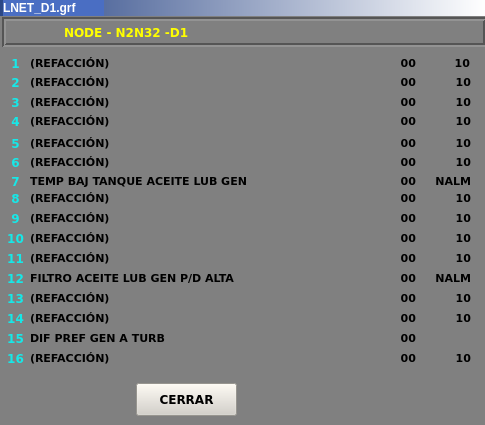
<?xml version="1.0" encoding="UTF-8"?>
<ui version="4.0">
 <class>Inet_DI_4</class>
 <widget class="QWidget" name="Inet_DI_4">
  <property name="geometry">
   <rect>
    <x>0</x>
    <y>0</y>
    <width>485</width>
    <height>425</height>
   </rect>
  </property>
  <property name="minimumSize">
   <size>
    <width>485</width>
    <height>425</height>
   </size>
  </property>
  <property name="maximumSize">
   <size>
    <width>485</width>
    <height>425</height>
   </size>
  </property>
  <property name="windowTitle">
   <string>Form</string>
  </property>
  <property name="styleSheet">
   <string notr="true">background-color: rgb(128, 128, 128);</string>
  </property>
  <widget class="QLabel" name="lbNum_9">
   <property name="geometry">
    <rect>
     <x>5</x>
     <y>210</y>
     <width>21</width>
     <height>16</height>
    </rect>
   </property>
   <property name="font">
    <font>
     <family>Verdana</family>
     <weight>75</weight>
     <bold>true</bold>
    </font>
   </property>
   <property name="styleSheet">
    <string notr="true">color: rgb(22, 232, 232);</string>
   </property>
   <property name="text">
    <string>9</string>
   </property>
   <property name="alignment">
    <set>Qt::AlignCenter</set>
   </property>
  </widget>
  <widget class="QLabel" name="lbNumDes_8">
   <property name="geometry">
    <rect>
     <x>381</x>
     <y>190</y>
     <width>35</width>
     <height>16</height>
    </rect>
   </property>
   <property name="font">
    <font>
     <family>Verdana</family>
     <pointsize>8</pointsize>
     <weight>75</weight>
     <bold>true</bold>
    </font>
   </property>
   <property name="text">
    <string>00</string>
   </property>
   <property name="alignment">
    <set>Qt::AlignRight|Qt::AlignTrailing|Qt::AlignVCenter</set>
   </property>
  </widget>
  <widget class="QLabel" name="lbTit_9">
   <property name="geometry">
    <rect>
     <x>30</x>
     <y>210</y>
     <width>340</width>
     <height>16</height>
    </rect>
   </property>
   <property name="font">
    <font>
     <family>Verdana</family>
     <pointsize>8</pointsize>
     <weight>75</weight>
     <bold>true</bold>
    </font>
   </property>
   <property name="text">
    <string>(REFACCIÓN) </string>
   </property>
  </widget>
  <widget class="QLabel" name="lbNumDes_3">
   <property name="geometry">
    <rect>
     <x>381</x>
     <y>94</y>
     <width>35</width>
     <height>16</height>
    </rect>
   </property>
   <property name="font">
    <font>
     <family>Verdana</family>
     <pointsize>8</pointsize>
     <weight>75</weight>
     <bold>true</bold>
    </font>
   </property>
   <property name="text">
    <string>00</string>
   </property>
   <property name="alignment">
    <set>Qt::AlignRight|Qt::AlignTrailing|Qt::AlignVCenter</set>
   </property>
  </widget>
  <widget class="QLabel" name="lbNumDes_1">
   <property name="geometry">
    <rect>
     <x>381</x>
     <y>55</y>
     <width>35</width>
     <height>16</height>
    </rect>
   </property>
   <property name="font">
    <font>
     <family>Verdana</family>
     <pointsize>8</pointsize>
     <weight>75</weight>
     <bold>true</bold>
    </font>
   </property>
   <property name="text">
    <string>00</string>
   </property>
   <property name="alignment">
    <set>Qt::AlignRight|Qt::AlignTrailing|Qt::AlignVCenter</set>
   </property>
  </widget>
  <widget class="QLabel" name="lbTit_2">
   <property name="geometry">
    <rect>
     <x>30</x>
     <y>74</y>
     <width>340</width>
     <height>16</height>
    </rect>
   </property>
   <property name="font">
    <font>
     <family>Verdana</family>
     <pointsize>8</pointsize>
     <weight>75</weight>
     <bold>true</bold>
    </font>
   </property>
   <property name="styleSheet">
    <string notr="true">background-color: rgba(255, 255, 255, 0);</string>
   </property>
   <property name="text">
    <string>(REFACCIÓN) </string>
   </property>
  </widget>
  <widget class="QLabel" name="lbUni_14">
   <property name="geometry">
    <rect>
     <x>420</x>
     <y>310</y>
     <width>51</width>
     <height>16</height>
    </rect>
   </property>
   <property name="font">
    <font>
     <family>Verdana</family>
     <pointsize>8</pointsize>
     <weight>75</weight>
     <bold>true</bold>
    </font>
   </property>
   <property name="styleSheet">
    <string notr="true"/>
   </property>
   <property name="text">
    <string>10</string>
   </property>
   <property name="alignment">
    <set>Qt::AlignRight|Qt::AlignTrailing|Qt::AlignVCenter</set>
   </property>
  </widget>
  <widget class="QLabel" name="lbNum_23">
   <property name="geometry">
    <rect>
     <x>5</x>
     <y>330</y>
     <width>21</width>
     <height>16</height>
    </rect>
   </property>
   <property name="font">
    <font>
     <family>Verdana</family>
     <weight>75</weight>
     <bold>true</bold>
    </font>
   </property>
   <property name="styleSheet">
    <string notr="true">color: rgb(22, 232, 232);</string>
   </property>
   <property name="text">
    <string>15</string>
   </property>
   <property name="alignment">
    <set>Qt::AlignCenter</set>
   </property>
  </widget>
  <widget class="QLabel" name="lbNum_2">
   <property name="geometry">
    <rect>
     <x>5</x>
     <y>74</y>
     <width>21</width>
     <height>16</height>
    </rect>
   </property>
   <property name="font">
    <font>
     <family>Verdana</family>
     <weight>75</weight>
     <bold>true</bold>
    </font>
   </property>
   <property name="styleSheet">
    <string notr="true">color: rgb(22, 232, 232);</string>
   </property>
   <property name="text">
    <string>2</string>
   </property>
   <property name="alignment">
    <set>Qt::AlignCenter</set>
   </property>
  </widget>
  <widget class="QLabel" name="lbUni_3">
   <property name="geometry">
    <rect>
     <x>420</x>
     <y>94</y>
     <width>51</width>
     <height>16</height>
    </rect>
   </property>
   <property name="font">
    <font>
     <family>Verdana</family>
     <pointsize>8</pointsize>
     <weight>75</weight>
     <bold>true</bold>
    </font>
   </property>
   <property name="styleSheet">
    <string notr="true"/>
   </property>
   <property name="text">
    <string>10</string>
   </property>
   <property name="alignment">
    <set>Qt::AlignRight|Qt::AlignTrailing|Qt::AlignVCenter</set>
   </property>
  </widget>
  <widget class="QPushButton" name="btCerrar">
   <property name="geometry">
    <rect>
     <x>136</x>
     <y>383</y>
     <width>101</width>
     <height>33</height>
    </rect>
   </property>
   <property name="font">
    <font>
     <family>Verdana</family>
     <pointsize>9</pointsize>
     <weight>75</weight>
     <bold>true</bold>
    </font>
   </property>
   <property name="styleSheet">
    <string notr="true">background-color: rgb(212, 208, 200);</string>
   </property>
   <property name="text">
    <string>CERRAR</string>
   </property>
  </widget>
  <widget class="QLabel" name="lbUni_19">
   <property name="geometry">
    <rect>
     <x>420</x>
     <y>350</y>
     <width>51</width>
     <height>16</height>
    </rect>
   </property>
   <property name="font">
    <font>
     <family>Verdana</family>
     <pointsize>8</pointsize>
     <weight>75</weight>
     <bold>true</bold>
    </font>
   </property>
   <property name="styleSheet">
    <string notr="true"/>
   </property>
   <property name="text">
    <string>10</string>
   </property>
   <property name="alignment">
    <set>Qt::AlignRight|Qt::AlignTrailing|Qt::AlignVCenter</set>
   </property>
  </widget>
  <widget class="QLabel" name="lbNum_21">
   <property name="geometry">
    <rect>
     <x>5</x>
     <y>350</y>
     <width>21</width>
     <height>16</height>
    </rect>
   </property>
   <property name="font">
    <font>
     <family>Verdana</family>
     <weight>75</weight>
     <bold>true</bold>
    </font>
   </property>
   <property name="styleSheet">
    <string notr="true">color: rgb(22, 232, 232);</string>
   </property>
   <property name="text">
    <string>16</string>
   </property>
   <property name="alignment">
    <set>Qt::AlignCenter</set>
   </property>
  </widget>
  <widget class="QLabel" name="lbTit_21">
   <property name="geometry">
    <rect>
     <x>30</x>
     <y>350</y>
     <width>340</width>
     <height>16</height>
    </rect>
   </property>
   <property name="font">
    <font>
     <family>Verdana</family>
     <pointsize>8</pointsize>
     <weight>75</weight>
     <bold>true</bold>
    </font>
   </property>
   <property name="text">
    <string>(REFACCIÓN) </string>
   </property>
  </widget>
  <widget class="QLabel" name="lbNumDes_20">
   <property name="geometry">
    <rect>
     <x>381</x>
     <y>350</y>
     <width>35</width>
     <height>16</height>
    </rect>
   </property>
   <property name="font">
    <font>
     <family>Verdana</family>
     <pointsize>8</pointsize>
     <weight>75</weight>
     <bold>true</bold>
    </font>
   </property>
   <property name="text">
    <string>00</string>
   </property>
   <property name="alignment">
    <set>Qt::AlignRight|Qt::AlignTrailing|Qt::AlignVCenter</set>
   </property>
  </widget>
  <widget class="QLabel" name="lbNum_6">
   <property name="geometry">
    <rect>
     <x>5</x>
     <y>154</y>
     <width>21</width>
     <height>16</height>
    </rect>
   </property>
   <property name="font">
    <font>
     <family>Verdana</family>
     <weight>75</weight>
     <bold>true</bold>
    </font>
   </property>
   <property name="styleSheet">
    <string notr="true">color: rgb(22, 232, 232);</string>
   </property>
   <property name="text">
    <string>6</string>
   </property>
   <property name="alignment">
    <set>Qt::AlignCenter</set>
   </property>
  </widget>
  <widget class="QLabel" name="lbTit_6">
   <property name="geometry">
    <rect>
     <x>30</x>
     <y>154</y>
     <width>340</width>
     <height>16</height>
    </rect>
   </property>
   <property name="font">
    <font>
     <family>Verdana</family>
     <pointsize>8</pointsize>
     <weight>75</weight>
     <bold>true</bold>
    </font>
   </property>
   <property name="text">
    <string>(REFACCIÓN) </string>
   </property>
  </widget>
  <widget class="QLabel" name="lbUni_9">
   <property name="geometry">
    <rect>
     <x>420</x>
     <y>210</y>
     <width>51</width>
     <height>16</height>
    </rect>
   </property>
   <property name="font">
    <font>
     <family>Verdana</family>
     <pointsize>8</pointsize>
     <weight>75</weight>
     <bold>true</bold>
    </font>
   </property>
   <property name="styleSheet">
    <string notr="true"/>
   </property>
   <property name="text">
    <string>10</string>
   </property>
   <property name="alignment">
    <set>Qt::AlignRight|Qt::AlignTrailing|Qt::AlignVCenter</set>
   </property>
  </widget>
  <widget class="QLabel" name="lbTit_3">
   <property name="geometry">
    <rect>
     <x>30</x>
     <y>94</y>
     <width>340</width>
     <height>16</height>
    </rect>
   </property>
   <property name="font">
    <font>
     <family>Verdana</family>
     <pointsize>8</pointsize>
     <weight>75</weight>
     <bold>true</bold>
    </font>
   </property>
   <property name="styleSheet">
    <string notr="true">background-color: rgba(255, 255, 255, 0);</string>
   </property>
   <property name="text">
    <string>(REFACCIÓN) </string>
   </property>
  </widget>
  <widget class="QLabel" name="lbNumDes_11">
   <property name="geometry">
    <rect>
     <x>381</x>
     <y>250</y>
     <width>35</width>
     <height>16</height>
    </rect>
   </property>
   <property name="font">
    <font>
     <family>Verdana</family>
     <pointsize>8</pointsize>
     <weight>75</weight>
     <bold>true</bold>
    </font>
   </property>
   <property name="text">
    <string>00</string>
   </property>
   <property name="alignment">
    <set>Qt::AlignRight|Qt::AlignTrailing|Qt::AlignVCenter</set>
   </property>
  </widget>
  <widget class="QLabel" name="lbNumDes_10">
   <property name="geometry">
    <rect>
     <x>381</x>
     <y>230</y>
     <width>35</width>
     <height>16</height>
    </rect>
   </property>
   <property name="font">
    <font>
     <family>Verdana</family>
     <pointsize>8</pointsize>
     <weight>75</weight>
     <bold>true</bold>
    </font>
   </property>
   <property name="text">
    <string>00</string>
   </property>
   <property name="alignment">
    <set>Qt::AlignRight|Qt::AlignTrailing|Qt::AlignVCenter</set>
   </property>
  </widget>
  <widget class="QLabel" name="lbNum_18">
   <property name="geometry">
    <rect>
     <x>5</x>
     <y>310</y>
     <width>21</width>
     <height>16</height>
    </rect>
   </property>
   <property name="font">
    <font>
     <family>Verdana</family>
     <weight>75</weight>
     <bold>true</bold>
    </font>
   </property>
   <property name="styleSheet">
    <string notr="true">color: rgb(22, 232, 232);</string>
   </property>
   <property name="text">
    <string>14</string>
   </property>
   <property name="alignment">
    <set>Qt::AlignCenter</set>
   </property>
  </widget>
  <widget class="QLabel" name="lbNumDes_7">
   <property name="geometry">
    <rect>
     <x>381</x>
     <y>173</y>
     <width>35</width>
     <height>16</height>
    </rect>
   </property>
   <property name="font">
    <font>
     <family>Verdana</family>
     <pointsize>8</pointsize>
     <weight>75</weight>
     <bold>true</bold>
    </font>
   </property>
   <property name="text">
    <string>00</string>
   </property>
   <property name="alignment">
    <set>Qt::AlignRight|Qt::AlignTrailing|Qt::AlignVCenter</set>
   </property>
  </widget>
  <widget class="QLabel" name="lbNum_7">
   <property name="geometry">
    <rect>
     <x>5</x>
     <y>173</y>
     <width>21</width>
     <height>16</height>
    </rect>
   </property>
   <property name="font">
    <font>
     <family>Verdana</family>
     <weight>75</weight>
     <bold>true</bold>
    </font>
   </property>
   <property name="styleSheet">
    <string notr="true">color: rgb(22, 232, 232);</string>
   </property>
   <property name="text">
    <string>7</string>
   </property>
   <property name="alignment">
    <set>Qt::AlignCenter</set>
   </property>
  </widget>
  <widget class="QLabel" name="lbTit_7">
   <property name="geometry">
    <rect>
     <x>30</x>
     <y>173</y>
     <width>340</width>
     <height>16</height>
    </rect>
   </property>
   <property name="font">
    <font>
     <family>Verdana</family>
     <pointsize>8</pointsize>
     <weight>75</weight>
     <bold>true</bold>
    </font>
   </property>
   <property name="text">
    <string>TEMP BAJ TANQUE ACEITE LUB GEN</string>
   </property>
  </widget>
  <widget class="QLabel" name="lbUni_11">
   <property name="geometry">
    <rect>
     <x>420</x>
     <y>250</y>
     <width>51</width>
     <height>16</height>
    </rect>
   </property>
   <property name="font">
    <font>
     <family>Verdana</family>
     <pointsize>8</pointsize>
     <weight>75</weight>
     <bold>true</bold>
    </font>
   </property>
   <property name="styleSheet">
    <string notr="true"/>
   </property>
   <property name="text">
    <string>10</string>
   </property>
   <property name="alignment">
    <set>Qt::AlignRight|Qt::AlignTrailing|Qt::AlignVCenter</set>
   </property>
  </widget>
  <widget class="QLabel" name="lbNum_8">
   <property name="geometry">
    <rect>
     <x>5</x>
     <y>190</y>
     <width>21</width>
     <height>16</height>
    </rect>
   </property>
   <property name="font">
    <font>
     <family>Verdana</family>
     <weight>75</weight>
     <bold>true</bold>
    </font>
   </property>
   <property name="styleSheet">
    <string notr="true">color: rgb(22, 232, 232);</string>
   </property>
   <property name="text">
    <string>8</string>
   </property>
   <property name="alignment">
    <set>Qt::AlignCenter</set>
   </property>
  </widget>
  <widget class="QLabel" name="lbTit_1">
   <property name="geometry">
    <rect>
     <x>30</x>
     <y>55</y>
     <width>340</width>
     <height>16</height>
    </rect>
   </property>
   <property name="font">
    <font>
     <family>Verdana</family>
     <pointsize>8</pointsize>
     <weight>75</weight>
     <bold>true</bold>
    </font>
   </property>
   <property name="styleSheet">
    <string notr="true">background-color: rgba(255, 255, 255, 0);</string>
   </property>
   <property name="text">
    <string>(REFACCIÓN) </string>
   </property>
  </widget>
  <widget class="QLabel" name="lbNumDes_12">
   <property name="geometry">
    <rect>
     <x>381</x>
     <y>270</y>
     <width>35</width>
     <height>16</height>
    </rect>
   </property>
   <property name="font">
    <font>
     <family>Verdana</family>
     <pointsize>8</pointsize>
     <weight>75</weight>
     <bold>true</bold>
    </font>
   </property>
   <property name="text">
    <string>00</string>
   </property>
   <property name="alignment">
    <set>Qt::AlignRight|Qt::AlignTrailing|Qt::AlignVCenter</set>
   </property>
  </widget>
  <widget class="QLabel" name="lbNum_11">
   <property name="geometry">
    <rect>
     <x>5</x>
     <y>250</y>
     <width>21</width>
     <height>16</height>
    </rect>
   </property>
   <property name="font">
    <font>
     <family>Verdana</family>
     <weight>75</weight>
     <bold>true</bold>
    </font>
   </property>
   <property name="styleSheet">
    <string notr="true">color: rgb(22, 232, 232);</string>
   </property>
   <property name="text">
    <string>11</string>
   </property>
   <property name="alignment">
    <set>Qt::AlignCenter</set>
   </property>
  </widget>
  <widget class="QLabel" name="lbNum_4">
   <property name="geometry">
    <rect>
     <x>5</x>
     <y>113</y>
     <width>21</width>
     <height>16</height>
    </rect>
   </property>
   <property name="font">
    <font>
     <family>Verdana</family>
     <weight>75</weight>
     <bold>true</bold>
    </font>
   </property>
   <property name="styleSheet">
    <string notr="true">color: rgb(22, 232, 232);</string>
   </property>
   <property name="text">
    <string>4</string>
   </property>
   <property name="alignment">
    <set>Qt::AlignCenter</set>
   </property>
  </widget>
  <widget class="QLabel" name="lbTit_11">
   <property name="geometry">
    <rect>
     <x>30</x>
     <y>250</y>
     <width>340</width>
     <height>16</height>
    </rect>
   </property>
   <property name="font">
    <font>
     <family>Verdana</family>
     <pointsize>8</pointsize>
     <weight>75</weight>
     <bold>true</bold>
    </font>
   </property>
   <property name="text">
    <string>(REFACCIÓN) </string>
   </property>
  </widget>
  <widget class="QFrame" name="frame_2">
   <property name="geometry">
    <rect>
     <x>0</x>
     <y>0</y>
     <width>485</width>
     <height>16</height>
    </rect>
   </property>
   <property name="styleSheet">
    <string notr="true">background-color: qlineargradient(spread:pad, x1:0, y1:0, x2:1, y2:0, stop:0 rgba(43, 71, 134, 255), stop:1 rgba(255, 255, 255, 255));</string>
   </property>
   <property name="frameShape">
    <enum>QFrame::Panel</enum>
   </property>
   <property name="frameShadow">
    <enum>QFrame::Raised</enum>
   </property>
   <property name="lineWidth">
    <number>0</number>
   </property>
   <widget class="QLabel" name="lbIP">
    <property name="geometry">
     <rect>
      <x>3</x>
      <y>0</y>
      <width>101</width>
      <height>16</height>
     </rect>
    </property>
    <property name="font">
     <font>
      <pointsize>9</pointsize>
      <weight>75</weight>
      <bold>true</bold>
     </font>
    </property>
    <property name="styleSheet">
     <string notr="true">background-color: rgb(74, 110, 195);
background-color: rgb(74, 110, 195);
color: rgb(255, 255, 255);</string>
    </property>
    <property name="text">
     <string>LNET_D1.grf</string>
    </property>
   </widget>
  </widget>
  <widget class="QLabel" name="lbNum_20">
   <property name="geometry">
    <rect>
     <x>5</x>
     <y>290</y>
     <width>21</width>
     <height>16</height>
    </rect>
   </property>
   <property name="font">
    <font>
     <family>Verdana</family>
     <weight>75</weight>
     <bold>true</bold>
    </font>
   </property>
   <property name="styleSheet">
    <string notr="true">color: rgb(22, 232, 232);</string>
   </property>
   <property name="text">
    <string>13</string>
   </property>
   <property name="alignment">
    <set>Qt::AlignCenter</set>
   </property>
  </widget>
  <widget class="QLabel" name="lbTit_18">
   <property name="geometry">
    <rect>
     <x>30</x>
     <y>330</y>
     <width>340</width>
     <height>16</height>
    </rect>
   </property>
   <property name="font">
    <font>
     <family>Verdana</family>
     <pointsize>8</pointsize>
     <weight>75</weight>
     <bold>true</bold>
    </font>
   </property>
   <property name="text">
    <string>DIF PREF GEN A TURB</string>
   </property>
  </widget>
  <widget class="QLabel" name="lbUni_6">
   <property name="geometry">
    <rect>
     <x>420</x>
     <y>154</y>
     <width>51</width>
     <height>16</height>
    </rect>
   </property>
   <property name="font">
    <font>
     <family>Verdana</family>
     <pointsize>8</pointsize>
     <weight>75</weight>
     <bold>true</bold>
    </font>
   </property>
   <property name="styleSheet">
    <string notr="true"/>
   </property>
   <property name="text">
    <string>10</string>
   </property>
   <property name="alignment">
    <set>Qt::AlignRight|Qt::AlignTrailing|Qt::AlignVCenter</set>
   </property>
  </widget>
  <widget class="QLabel" name="lbUni_7">
   <property name="geometry">
    <rect>
     <x>420</x>
     <y>173</y>
     <width>51</width>
     <height>16</height>
    </rect>
   </property>
   <property name="font">
    <font>
     <family>Verdana</family>
     <pointsize>8</pointsize>
     <weight>75</weight>
     <bold>true</bold>
    </font>
   </property>
   <property name="styleSheet">
    <string notr="true"/>
   </property>
   <property name="text">
    <string>NALM</string>
   </property>
   <property name="alignment">
    <set>Qt::AlignRight|Qt::AlignTrailing|Qt::AlignVCenter</set>
   </property>
  </widget>
  <widget class="QLabel" name="lbNum_10">
   <property name="geometry">
    <rect>
     <x>5</x>
     <y>230</y>
     <width>21</width>
     <height>16</height>
    </rect>
   </property>
   <property name="font">
    <font>
     <family>Verdana</family>
     <weight>75</weight>
     <bold>true</bold>
    </font>
   </property>
   <property name="styleSheet">
    <string notr="true">color: rgb(22, 232, 232);</string>
   </property>
   <property name="text">
    <string>10</string>
   </property>
   <property name="alignment">
    <set>Qt::AlignCenter</set>
   </property>
  </widget>
  <widget class="QLabel" name="lbUni_4">
   <property name="geometry">
    <rect>
     <x>420</x>
     <y>113</y>
     <width>51</width>
     <height>16</height>
    </rect>
   </property>
   <property name="font">
    <font>
     <family>Verdana</family>
     <pointsize>8</pointsize>
     <weight>75</weight>
     <bold>true</bold>
    </font>
   </property>
   <property name="styleSheet">
    <string notr="true"/>
   </property>
   <property name="text">
    <string>10</string>
   </property>
   <property name="alignment">
    <set>Qt::AlignRight|Qt::AlignTrailing|Qt::AlignVCenter</set>
   </property>
  </widget>
  <widget class="QLabel" name="lbNum_12">
   <property name="geometry">
    <rect>
     <x>5</x>
     <y>270</y>
     <width>21</width>
     <height>16</height>
    </rect>
   </property>
   <property name="font">
    <font>
     <family>Verdana</family>
     <weight>75</weight>
     <bold>true</bold>
    </font>
   </property>
   <property name="styleSheet">
    <string notr="true">color: rgb(22, 232, 232);</string>
   </property>
   <property name="text">
    <string>12</string>
   </property>
   <property name="alignment">
    <set>Qt::AlignCenter</set>
   </property>
  </widget>
  <widget class="QLabel" name="lbTit_4">
   <property name="geometry">
    <rect>
     <x>30</x>
     <y>113</y>
     <width>340</width>
     <height>16</height>
    </rect>
   </property>
   <property name="font">
    <font>
     <family>Verdana</family>
     <pointsize>8</pointsize>
     <weight>75</weight>
     <bold>true</bold>
    </font>
   </property>
   <property name="text">
    <string>(REFACCIÓN) </string>
   </property>
  </widget>
  <widget class="QLabel" name="lbNumDes_17">
   <property name="geometry">
    <rect>
     <x>381</x>
     <y>290</y>
     <width>35</width>
     <height>16</height>
    </rect>
   </property>
   <property name="font">
    <font>
     <family>Verdana</family>
     <pointsize>8</pointsize>
     <weight>75</weight>
     <bold>true</bold>
    </font>
   </property>
   <property name="text">
    <string>00</string>
   </property>
   <property name="alignment">
    <set>Qt::AlignRight|Qt::AlignTrailing|Qt::AlignVCenter</set>
   </property>
  </widget>
  <widget class="QLabel" name="lbNumDes_18">
   <property name="geometry">
    <rect>
     <x>381</x>
     <y>330</y>
     <width>35</width>
     <height>16</height>
    </rect>
   </property>
   <property name="font">
    <font>
     <family>Verdana</family>
     <pointsize>8</pointsize>
     <weight>75</weight>
     <bold>true</bold>
    </font>
   </property>
   <property name="text">
    <string>00</string>
   </property>
   <property name="alignment">
    <set>Qt::AlignRight|Qt::AlignTrailing|Qt::AlignVCenter</set>
   </property>
  </widget>
  <widget class="QLabel" name="lbTit_5">
   <property name="geometry">
    <rect>
     <x>30</x>
     <y>135</y>
     <width>340</width>
     <height>16</height>
    </rect>
   </property>
   <property name="font">
    <font>
     <family>Verdana</family>
     <pointsize>8</pointsize>
     <weight>75</weight>
     <bold>true</bold>
    </font>
   </property>
   <property name="text">
    <string>(REFACCIÓN) </string>
   </property>
  </widget>
  <widget class="QLabel" name="lbNumDes_2">
   <property name="geometry">
    <rect>
     <x>381</x>
     <y>74</y>
     <width>35</width>
     <height>16</height>
    </rect>
   </property>
   <property name="font">
    <font>
     <family>Verdana</family>
     <pointsize>8</pointsize>
     <weight>75</weight>
     <bold>true</bold>
    </font>
   </property>
   <property name="text">
    <string>00</string>
   </property>
   <property name="alignment">
    <set>Qt::AlignRight|Qt::AlignTrailing|Qt::AlignVCenter</set>
   </property>
  </widget>
  <widget class="QLabel" name="lbNumDes_4">
   <property name="geometry">
    <rect>
     <x>381</x>
     <y>113</y>
     <width>35</width>
     <height>16</height>
    </rect>
   </property>
   <property name="font">
    <font>
     <family>Verdana</family>
     <pointsize>8</pointsize>
     <weight>75</weight>
     <bold>true</bold>
    </font>
   </property>
   <property name="text">
    <string>00</string>
   </property>
   <property name="alignment">
    <set>Qt::AlignRight|Qt::AlignTrailing|Qt::AlignVCenter</set>
   </property>
  </widget>
  <widget class="QLabel" name="lbTit_8">
   <property name="geometry">
    <rect>
     <x>30</x>
     <y>190</y>
     <width>340</width>
     <height>16</height>
    </rect>
   </property>
   <property name="font">
    <font>
     <family>Verdana</family>
     <pointsize>8</pointsize>
     <weight>75</weight>
     <bold>true</bold>
    </font>
   </property>
   <property name="text">
    <string>(REFACCIÓN) </string>
   </property>
  </widget>
  <widget class="QLabel" name="lbNumDes_6">
   <property name="geometry">
    <rect>
     <x>381</x>
     <y>154</y>
     <width>35</width>
     <height>16</height>
    </rect>
   </property>
   <property name="font">
    <font>
     <family>Verdana</family>
     <pointsize>8</pointsize>
     <weight>75</weight>
     <bold>true</bold>
    </font>
   </property>
   <property name="text">
    <string>00</string>
   </property>
   <property name="alignment">
    <set>Qt::AlignRight|Qt::AlignTrailing|Qt::AlignVCenter</set>
   </property>
  </widget>
  <widget class="QLabel" name="lbTit_10">
   <property name="geometry">
    <rect>
     <x>30</x>
     <y>230</y>
     <width>340</width>
     <height>16</height>
    </rect>
   </property>
   <property name="font">
    <font>
     <family>Verdana</family>
     <pointsize>8</pointsize>
     <weight>75</weight>
     <bold>true</bold>
    </font>
   </property>
   <property name="text">
    <string>(REFACCIÓN) </string>
   </property>
  </widget>
  <widget class="QLabel" name="lbNum_3">
   <property name="geometry">
    <rect>
     <x>5</x>
     <y>94</y>
     <width>21</width>
     <height>16</height>
    </rect>
   </property>
   <property name="font">
    <font>
     <family>Verdana</family>
     <weight>75</weight>
     <bold>true</bold>
    </font>
   </property>
   <property name="styleSheet">
    <string notr="true">color: rgb(22, 232, 232);</string>
   </property>
   <property name="text">
    <string>3</string>
   </property>
   <property name="alignment">
    <set>Qt::AlignCenter</set>
   </property>
  </widget>
  <widget class="QLabel" name="lbUni_2">
   <property name="geometry">
    <rect>
     <x>420</x>
     <y>74</y>
     <width>51</width>
     <height>16</height>
    </rect>
   </property>
   <property name="font">
    <font>
     <family>Verdana</family>
     <pointsize>8</pointsize>
     <weight>75</weight>
     <bold>true</bold>
    </font>
   </property>
   <property name="styleSheet">
    <string notr="true"/>
   </property>
   <property name="text">
    <string>10</string>
   </property>
   <property name="alignment">
    <set>Qt::AlignRight|Qt::AlignTrailing|Qt::AlignVCenter</set>
   </property>
  </widget>
  <widget class="QFrame" name="frame">
   <property name="geometry">
    <rect>
     <x>2</x>
     <y>17</y>
     <width>485</width>
     <height>30</height>
    </rect>
   </property>
   <property name="styleSheet">
    <string notr="true">border-color: rgb(255, 255, 255);</string>
   </property>
   <property name="frameShape">
    <enum>QFrame::Box</enum>
   </property>
   <property name="frameShadow">
    <enum>QFrame::Sunken</enum>
   </property>
   <property name="lineWidth">
    <number>2</number>
   </property>
   <widget class="QLabel" name="label_2">
    <property name="geometry">
     <rect>
      <x>62</x>
      <y>4</y>
      <width>400</width>
      <height>22</height>
     </rect>
    </property>
    <property name="font">
     <font>
      <family>Verdana</family>
      <pointsize>9</pointsize>
      <weight>75</weight>
      <bold>true</bold>
     </font>
    </property>
    <property name="styleSheet">
     <string notr="true">color: rgb(255, 255, 0);</string>
    </property>
    <property name="text">
     <string>NODE - N2N32 -D1</string>
    </property>
   </widget>
  </widget>
  <widget class="QLabel" name="lbUni_10">
   <property name="geometry">
    <rect>
     <x>420</x>
     <y>230</y>
     <width>51</width>
     <height>16</height>
    </rect>
   </property>
   <property name="font">
    <font>
     <family>Verdana</family>
     <pointsize>8</pointsize>
     <weight>75</weight>
     <bold>true</bold>
    </font>
   </property>
   <property name="styleSheet">
    <string notr="true"/>
   </property>
   <property name="text">
    <string>10</string>
   </property>
   <property name="alignment">
    <set>Qt::AlignRight|Qt::AlignTrailing|Qt::AlignVCenter</set>
   </property>
  </widget>
  <widget class="QLabel" name="lbUni_17">
   <property name="geometry">
    <rect>
     <x>420</x>
     <y>330</y>
     <width>51</width>
     <height>16</height>
    </rect>
   </property>
   <property name="font">
    <font>
     <family>Verdana</family>
     <pointsize>8</pointsize>
     <weight>75</weight>
     <bold>true</bold>
    </font>
   </property>
   <property name="styleSheet">
    <string notr="true"/>
   </property>
   <property name="text">
    <string/>
   </property>
   <property name="alignment">
    <set>Qt::AlignRight|Qt::AlignTrailing|Qt::AlignVCenter</set>
   </property>
  </widget>
  <widget class="QLabel" name="lbUni_8">
   <property name="geometry">
    <rect>
     <x>420</x>
     <y>190</y>
     <width>51</width>
     <height>16</height>
    </rect>
   </property>
   <property name="font">
    <font>
     <family>Verdana</family>
     <pointsize>8</pointsize>
     <weight>75</weight>
     <bold>true</bold>
    </font>
   </property>
   <property name="styleSheet">
    <string notr="true"/>
   </property>
   <property name="text">
    <string>10</string>
   </property>
   <property name="alignment">
    <set>Qt::AlignRight|Qt::AlignTrailing|Qt::AlignVCenter</set>
   </property>
  </widget>
  <widget class="QLabel" name="lbNumDes_9">
   <property name="geometry">
    <rect>
     <x>381</x>
     <y>210</y>
     <width>35</width>
     <height>16</height>
    </rect>
   </property>
   <property name="font">
    <font>
     <family>Verdana</family>
     <pointsize>8</pointsize>
     <weight>75</weight>
     <bold>true</bold>
    </font>
   </property>
   <property name="text">
    <string>00</string>
   </property>
   <property name="alignment">
    <set>Qt::AlignRight|Qt::AlignTrailing|Qt::AlignVCenter</set>
   </property>
  </widget>
  <widget class="QLabel" name="lbTit_12">
   <property name="geometry">
    <rect>
     <x>30</x>
     <y>270</y>
     <width>340</width>
     <height>16</height>
    </rect>
   </property>
   <property name="font">
    <font>
     <family>Verdana</family>
     <pointsize>8</pointsize>
     <weight>75</weight>
     <bold>true</bold>
    </font>
   </property>
   <property name="text">
    <string>FILTRO ACEITE LUB GEN P/D ALTA</string>
   </property>
  </widget>
  <widget class="QLabel" name="lbTit_13">
   <property name="geometry">
    <rect>
     <x>30</x>
     <y>310</y>
     <width>340</width>
     <height>16</height>
    </rect>
   </property>
   <property name="font">
    <font>
     <family>Verdana</family>
     <pointsize>8</pointsize>
     <weight>75</weight>
     <bold>true</bold>
    </font>
   </property>
   <property name="text">
    <string>(REFACCIÓN) </string>
   </property>
  </widget>
  <widget class="QLabel" name="lbUni_1">
   <property name="geometry">
    <rect>
     <x>420</x>
     <y>55</y>
     <width>50</width>
     <height>16</height>
    </rect>
   </property>
   <property name="font">
    <font>
     <family>Verdana</family>
     <pointsize>8</pointsize>
     <weight>75</weight>
     <bold>true</bold>
    </font>
   </property>
   <property name="styleSheet">
    <string notr="true"/>
   </property>
   <property name="text">
    <string>10</string>
   </property>
   <property name="alignment">
    <set>Qt::AlignRight|Qt::AlignTrailing|Qt::AlignVCenter</set>
   </property>
  </widget>
  <widget class="QLabel" name="lbNum_5">
   <property name="geometry">
    <rect>
     <x>5</x>
     <y>135</y>
     <width>21</width>
     <height>16</height>
    </rect>
   </property>
   <property name="font">
    <font>
     <family>Verdana</family>
     <weight>75</weight>
     <bold>true</bold>
    </font>
   </property>
   <property name="styleSheet">
    <string notr="true">color: rgb(22, 232, 232);</string>
   </property>
   <property name="text">
    <string>5</string>
   </property>
   <property name="alignment">
    <set>Qt::AlignCenter</set>
   </property>
  </widget>
  <widget class="QLabel" name="lbUni_5">
   <property name="geometry">
    <rect>
     <x>420</x>
     <y>135</y>
     <width>51</width>
     <height>16</height>
    </rect>
   </property>
   <property name="font">
    <font>
     <family>Verdana</family>
     <pointsize>8</pointsize>
     <weight>75</weight>
     <bold>true</bold>
    </font>
   </property>
   <property name="styleSheet">
    <string notr="true"/>
   </property>
   <property name="text">
    <string>10</string>
   </property>
   <property name="alignment">
    <set>Qt::AlignRight|Qt::AlignTrailing|Qt::AlignVCenter</set>
   </property>
  </widget>
  <widget class="QLabel" name="lbUni_12">
   <property name="geometry">
    <rect>
     <x>420</x>
     <y>270</y>
     <width>51</width>
     <height>16</height>
    </rect>
   </property>
   <property name="font">
    <font>
     <family>Verdana</family>
     <pointsize>8</pointsize>
     <weight>75</weight>
     <bold>true</bold>
    </font>
   </property>
   <property name="styleSheet">
    <string notr="true"/>
   </property>
   <property name="text">
    <string>NALM</string>
   </property>
   <property name="alignment">
    <set>Qt::AlignRight|Qt::AlignTrailing|Qt::AlignVCenter</set>
   </property>
  </widget>
  <widget class="QLabel" name="lbTit_24">
   <property name="geometry">
    <rect>
     <x>30</x>
     <y>290</y>
     <width>340</width>
     <height>16</height>
    </rect>
   </property>
   <property name="font">
    <font>
     <family>Verdana</family>
     <pointsize>8</pointsize>
     <weight>75</weight>
     <bold>true</bold>
    </font>
   </property>
   <property name="styleSheet">
    <string notr="true">background-color: rgba(255, 255, 255, 0);</string>
   </property>
   <property name="text">
    <string>(REFACCIÓN) </string>
   </property>
  </widget>
  <widget class="QLabel" name="lbNumDes_5">
   <property name="geometry">
    <rect>
     <x>381</x>
     <y>135</y>
     <width>35</width>
     <height>16</height>
    </rect>
   </property>
   <property name="font">
    <font>
     <family>Verdana</family>
     <pointsize>8</pointsize>
     <weight>75</weight>
     <bold>true</bold>
    </font>
   </property>
   <property name="text">
    <string>00</string>
   </property>
   <property name="alignment">
    <set>Qt::AlignRight|Qt::AlignTrailing|Qt::AlignVCenter</set>
   </property>
  </widget>
  <widget class="QLabel" name="lbNumDes_24">
   <property name="geometry">
    <rect>
     <x>381</x>
     <y>310</y>
     <width>35</width>
     <height>16</height>
    </rect>
   </property>
   <property name="font">
    <font>
     <family>Verdana</family>
     <pointsize>8</pointsize>
     <weight>75</weight>
     <bold>true</bold>
    </font>
   </property>
   <property name="text">
    <string>00</string>
   </property>
   <property name="alignment">
    <set>Qt::AlignRight|Qt::AlignTrailing|Qt::AlignVCenter</set>
   </property>
  </widget>
  <widget class="QLabel" name="lbUni_15">
   <property name="geometry">
    <rect>
     <x>420</x>
     <y>290</y>
     <width>51</width>
     <height>16</height>
    </rect>
   </property>
   <property name="font">
    <font>
     <family>Verdana</family>
     <pointsize>8</pointsize>
     <weight>75</weight>
     <bold>true</bold>
    </font>
   </property>
   <property name="styleSheet">
    <string notr="true"/>
   </property>
   <property name="text">
    <string>10</string>
   </property>
   <property name="alignment">
    <set>Qt::AlignRight|Qt::AlignTrailing|Qt::AlignVCenter</set>
   </property>
  </widget>
  <widget class="QLabel" name="lbNum_1">
   <property name="geometry">
    <rect>
     <x>5</x>
     <y>55</y>
     <width>21</width>
     <height>16</height>
    </rect>
   </property>
   <property name="font">
    <font>
     <family>Verdana</family>
     <weight>75</weight>
     <bold>true</bold>
    </font>
   </property>
   <property name="styleSheet">
    <string notr="true">color: rgb(22, 232, 232);</string>
   </property>
   <property name="text">
    <string>1</string>
   </property>
   <property name="alignment">
    <set>Qt::AlignCenter</set>
   </property>
  </widget>
 </widget>
 <resources/>
 <connections/>
</ui>
